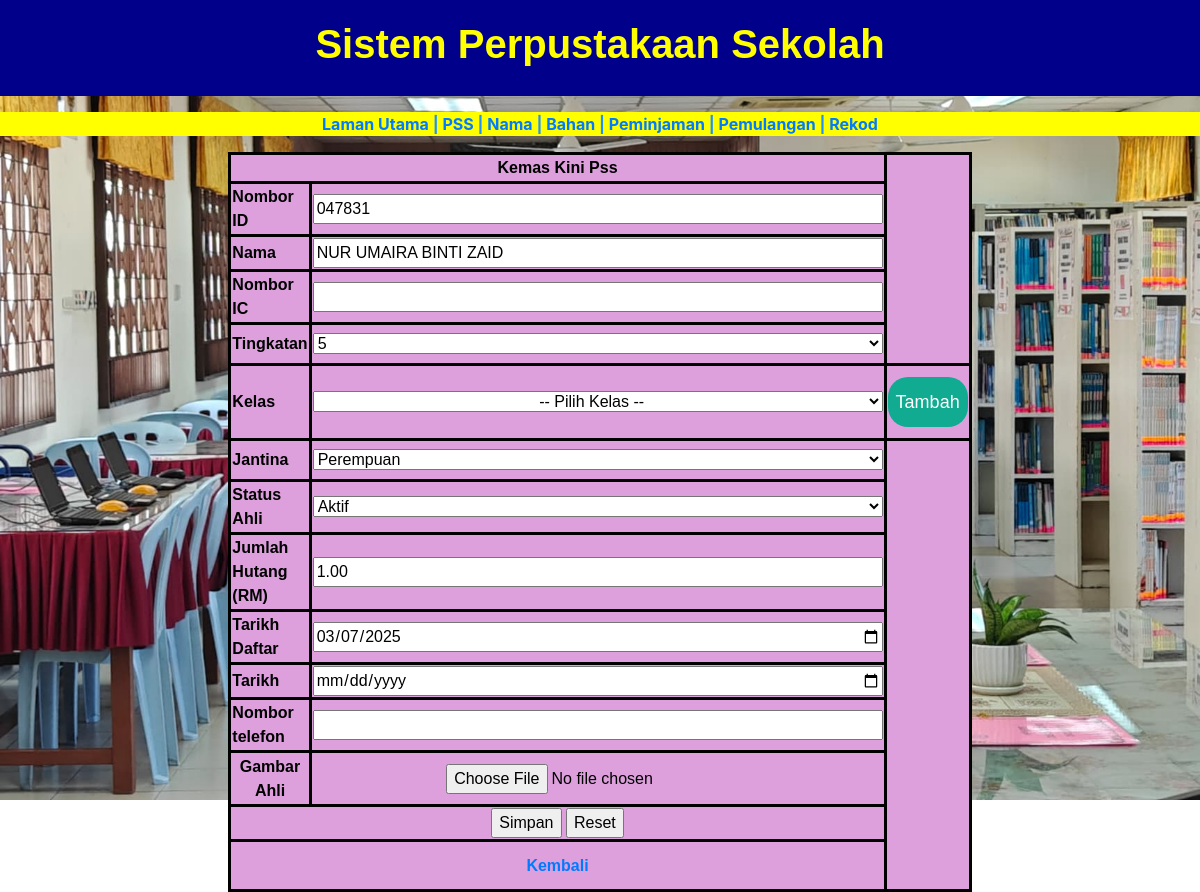
/library_PSS_update.php?id=047831, run on the app's committed database.
### tables this page shows
CREATE TABLE `ahli` (
  `user_id` int(20) NOT NULL,
  `Id_delima` varchar(20) NOT NULL,
  `nama_ahli` varchar(250) NOT NULL,
  `IC_ahli` varchar(20) NOT NULL,
  `jenis_ahli` enum('ADMIN','PENGAWAS PSS','GURU','PELAJAR','STAF SOKONGAN') NOT NULL,
  `Tingkatan` enum('1','2','3','4','5','6','Kelas Khas') NOT NULL,
  `Kelas` varchar(50) NOT NULL,
  `jenis_jantina` enum('Lelaki','Perempuan') NOT NULL,
  `no_telefon` varchar(20) NOT NULL,
  `Tahun_daftar` date DEFAULT current_timestamp(),
  `status` enum('Aktif','Tidak Aktif','Berhenti','Senarai Hitam','Tamat Perkhidmatan','Bertukar','Tamat Persekolahan') DEFAULT 'Aktif',
  `jumlah_hutang` decimal(10,2) DEFAULT 0.00,
  `tahun_tamat` date DEFAULT NULL,
  `gambar_ahli` varchar(300) NOT NULL,
  `jumlah_bacaan` int(11) DEFAULT 0
);

### library_PSS_update.php (the view, shortened to what this page needs)
<?php
include('dblibrary.php');
if (isset($_GET['id'])) {
    $id = $_GET['id'];
    $sql = "SELECT * FROM ahli WHERE id_delima = '$id'";
    $result = $conn->query($sql);
    if ($result && $result->num_rows > 0) {
        $rows = $result->fetch_assoc();
        $name = $rows['nama_ahli'];
        $ic = $rows['IC_ahli'];
        $tingkatan = $rows['Tingkatan'];
        $jantina = $rows['jenis_jantina'];
        $status_ahli = $rows['status'];
        $hutang = $rows['jumlah_hutang'];
        $start_year = $rows['Tahun_daftar'];
        $end_year = $rows['tahun_tamat'];
        $mobile = $rows['no_telefon'];
    } else {
        echo "Tiada PSS dijumpai dengan ID ini";
        exit();
    }
} else {
    echo "Ralat: Tiada ID diberikan";
    exit();
}
?>
<!DOCTYPE html>
<html lang="en">
  <head>
    <link rel="stylesheet" type="text/css" href="config/css/PSS.css">
    <link href="css/bootstrap-4.4.1.css" rel="stylesheet">
  </head>
  <body>
    <main class="menu_content">
      <header class="PSS_header">
        <h1 align="center"><strong>Sistem Perpustakaan Sekolah</strong></h1>
      </header>
      <p>
	  <section class="PSS_section"><strong>
		  <a href="library_main_page.php">Laman Utama</a> | <a href="library_senarai_PSS.php">PSS</a> | <a href="library_senarai_nama.php">Nama</a> | <a href="library_Book.php">Bahan</a> | <a href="library_senarai_peminjam.php">Peminjaman</a> | <a href="library_senarai_pulang.php">Pemulangan</a> | <a href="library_History.php">Rekod</a></strong>
	  </section></p>
      <form id="form10" name="form10" method="post" enctype="multipart/form-data">
        <table class="form_pss" width="60%" height="218" border="1" cellpadding="1" cellspacing="1" align="center">
          <tbody>
            <tr>
              <td colspan="2" align="center"><strong>Kemas Kini Pss</strong></td>
            </tr>
            <tr>
              <td width="174" align="left"><strong>Nombor ID </strong></td>
              <td><input type="text" id="txtID" name="txtID" value="<?php echo isset($id) ? $id : ''; ?>" style="width:570px;" required></td>
            </tr>
            <tr>
              <td align="left"><strong>Nama</strong></td>
              <td><input type="text" id="txtName" name="txtName" value="<?php echo isset($name) ? $name : ''; ?>" style="width:570px;" required></td>
            </tr>
            <tr>
              <td width="174" align="left"><strong>Nombor IC</strong></td>
              <td><input type="text" id="txtIC" name="txtIC" value="<?php echo isset($ic) ? $ic : ''; ?>" style="width:570px;"></td>
            </tr>
            <tr>
              <td height="41" align="left"><strong>Tingkatan</strong></td>
              <td>
                <select name="tingkatantxt" id="tingkatantxt" style="width:570px;">
                  <?php
                  $enum_values = ["Kelas Khas", "1", "2", "3", "4", "5", "6"];
                  foreach ($enum_values as $value) {
                      echo '<option value="' . $value . '" ' . ($tingkatan == $value ? 'selected' : '') . '>' . $value . '</option>';
                  }
                  ?>
                </select>
              </td>
            </tr>
           <tr>
			  <td height="41" align="left"><strong>Kelas</strong></td>
			  <td>
				<select name="kelastxt" id="kelastxt" style="width:570px;">
				  <option value="" align="center">-- Pilih Kelas --</option>
				</select>
				  <td align="center" margin-top="10px">
                    <a href="add_class.php" class="edit-bg edit-button">Tambah</a>
                </td>
			  </td>
			</tr>
            <tr>
              <td height="41" align="left"><strong>Jantina</strong></td>
              <td>
                <select name="jantina2" id="jantina2" style="width:570px;">
                  <?php
                  $enum_values = ["Lelaki", "Perempuan"];
                  foreach ($enum_values as $value) {
                      echo '<option value="' . $value . '" ' . ($jantina == $value ? 'selected' : '') . '>' . $value . '</option>';
                  }
                  ?>
                </select>
              </td>
            </tr>
            <tr>
              <td height="41" align="left"><strong>Status Ahli</strong></td>
              <td>
                <select name="sta_ahli2" id="sta_ahli2" style="width:570px;">
                  <?php
                  $enum_values = ["Aktif", "Tidak Aktif", "Berhenti", "Senarai Hitam", "Tamat Perkhidmatan", "Bertukar", "Tamat Persekolahan"];
                  foreach ($enum_values as $value) {
                      echo '<option value="' . $value . '" ' . ($status_ahli == $value ? 'selected' : '') . '>' . $value . '</option>';
                  }
                  ?>
                </select>
              </td>
            </tr>
            <tr>
              <td align="left"><strong>Jumlah Hutang (RM)</strong></td>
              <td><input type="text" id="txthutang" name="txthutang" value="<?php echo isset($hutang) ? $hutang : ''; ?>" style="width:570px;"></td>
            </tr>
            <tr>
              <td align="left"><strong>Tarikh Daftar</strong></td>
              <td><input type="date" id="date_school" name="date_school" value="<?php echo isset($start_year) ? $start_year : ''; ?>" style="width:570px;"></td>
            </tr>
            <tr>
              <td align="left"><strong>Tarikh </strong></td>
              <td><input type="date" id="date_end" name="date_end" value="<?php echo isset($end_year) ? $end_year : ''; ?>" style="width:570px;"></td>
            </tr>
            <tr>
              <td align="left"><strong>Nombor telefon</strong></td>
              <td><input type="text" id="txtMobile" name="txtMobile" value="<?php echo isset($mobile) ? $mobile : ''; ?>" style="width:570px;"></td>
            </tr>
            <tr>
              <td height="54"><strong>Gambar Ahli</strong></td>
              <td><input type="file" name="photo" id="photo"></td>
            </tr>
            <tr>
              <td colspan="2" align="center">
                <input type="submit" name="SaveChanges" value="Simpan">
                <input type="reset" value="Reset">
              </td>
            </tr>
			  <tr><td colspan="2"  align="center" height="50"><strong><a href="library_senarai_PSS.php">Kembali</a></strong></td></tr>
          </tbody>
        </table>
      </form>
    </main>
  </body>
</html>

### config/css/PSS.css (style rules this page uses)
body { font-family: Arial, sans-serif; margin: 0; padding: 0; background-color: #f8f9fa; }
.PSS_header { text-align: center; background-color: darkblue; padding: 20px; }
.PSS_header h1 { font-family: Arial, sans-serif; font-weight: 400; color: yellow; }
.PSS_section { color: dodgerblue; background-color: yellow; text-align: center; text-decoration-color: black; }
.form_pss { font-family: Arial, sans-serif; color: black; background-color: plum; text-align: center; }
table, th, td { border: 3px solid black; border-collapse: collapse; }
.edit-bg { display: inline-block; width: 80px; height: 50px; line-height: 50px; font-size: 18px; color: white; text-decoration: none; text-align: center; border: none; border-radius: 20px; cursor: pointer; margin-top:10px; margin-bottom: 10px; transition: background-color 0.3s ease, transform 0.3s ease; }
.edit-button { background-color: #10AB91; }

### data on the page
ahli: txtName "NUR UMAIRA BINTI ZAID", tingkatantxt "5", jantina2 "Perempuan", sta_ahli2 "Aktif", txthutang "1.00", date_school "03/07/2025"
